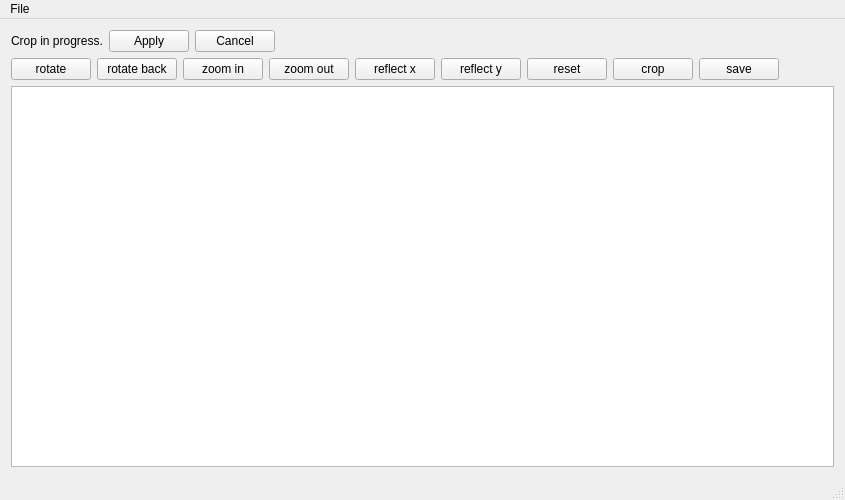
<?xml version="1.0" encoding="UTF-8"?>
<ui version="4.0">
 <class>MainWindow</class>
 <widget class="QMainWindow" name="MainWindow">
  <property name="geometry">
   <rect>
    <x>0</x>
    <y>0</y>
    <width>845</width>
    <height>500</height>
   </rect>
  </property>
  <property name="windowTitle">
   <string>MainWindow</string>
  </property>
  <widget class="QWidget" name="centralWidget">
   <layout class="QVBoxLayout" name="verticalLayout">
    <item>
     <widget class="QWidget" name="crop_notice" native="true">
      <layout class="QHBoxLayout" name="horizontalLayout_2">
       <property name="leftMargin">
        <number>0</number>
       </property>
       <property name="topMargin">
        <number>0</number>
       </property>
       <property name="rightMargin">
        <number>0</number>
       </property>
       <property name="bottomMargin">
        <number>0</number>
       </property>
       <item>
        <widget class="QLabel" name="label">
         <property name="text">
          <string>Crop in progress.</string>
         </property>
        </widget>
       </item>
       <item>
        <widget class="QPushButton" name="apply_crop">
         <property name="text">
          <string>Apply</string>
         </property>
        </widget>
       </item>
       <item>
        <widget class="QPushButton" name="cancel_crop">
         <property name="text">
          <string>Cancel</string>
         </property>
        </widget>
       </item>
       <item>
        <spacer name="horizontalSpacer_2">
         <property name="orientation">
          <enum>Qt::Horizontal</enum>
         </property>
         <property name="sizeHint" stdset="0">
          <size>
           <width>40</width>
           <height>20</height>
          </size>
         </property>
        </spacer>
       </item>
      </layout>
     </widget>
    </item>
    <item>
     <layout class="QHBoxLayout" name="horizontalLayout">
      <item>
       <widget class="QPushButton" name="rotate">
        <property name="text">
         <string>rotate</string>
        </property>
        <property name="autoRepeat">
         <bool>true</bool>
        </property>
        <property name="autoRepeatDelay">
         <number>100</number>
        </property>
        <property name="autoRepeatInterval">
         <number>20</number>
        </property>
       </widget>
      </item>
      <item>
       <widget class="QPushButton" name="rotate2">
        <property name="text">
         <string>rotate back</string>
        </property>
        <property name="autoRepeat">
         <bool>true</bool>
        </property>
        <property name="autoRepeatDelay">
         <number>100</number>
        </property>
        <property name="autoRepeatInterval">
         <number>20</number>
        </property>
       </widget>
      </item>
      <item>
       <widget class="QPushButton" name="zoom">
        <property name="text">
         <string>zoom in</string>
        </property>
        <property name="autoRepeat">
         <bool>true</bool>
        </property>
        <property name="autoRepeatDelay">
         <number>100</number>
        </property>
        <property name="autoRepeatInterval">
         <number>20</number>
        </property>
       </widget>
      </item>
      <item>
       <widget class="QPushButton" name="zoom2">
        <property name="text">
         <string>zoom out</string>
        </property>
        <property name="autoRepeat">
         <bool>true</bool>
        </property>
        <property name="autoRepeatDelay">
         <number>100</number>
        </property>
        <property name="autoRepeatInterval">
         <number>20</number>
        </property>
       </widget>
      </item>
      <item>
       <widget class="QPushButton" name="reflect_x">
        <property name="text">
         <string>reflect x</string>
        </property>
        <property name="autoRepeat">
         <bool>false</bool>
        </property>
        <property name="autoRepeatDelay">
         <number>100</number>
        </property>
        <property name="autoRepeatInterval">
         <number>20</number>
        </property>
       </widget>
      </item>
      <item>
       <widget class="QPushButton" name="reflect_y">
        <property name="text">
         <string>reflect y</string>
        </property>
        <property name="autoRepeat">
         <bool>false</bool>
        </property>
        <property name="autoRepeatDelay">
         <number>100</number>
        </property>
        <property name="autoRepeatInterval">
         <number>20</number>
        </property>
       </widget>
      </item>
      <item>
       <widget class="QPushButton" name="reset">
        <property name="text">
         <string>reset</string>
        </property>
       </widget>
      </item>
      <item>
       <widget class="QPushButton" name="crop">
        <property name="text">
         <string>crop</string>
        </property>
       </widget>
      </item>
      <item>
       <widget class="QPushButton" name="save">
        <property name="text">
         <string>save</string>
        </property>
       </widget>
      </item>
      <item>
       <spacer name="horizontalSpacer">
        <property name="orientation">
         <enum>Qt::Horizontal</enum>
        </property>
        <property name="sizeHint" stdset="0">
         <size>
          <width>40</width>
          <height>20</height>
         </size>
        </property>
       </spacer>
      </item>
     </layout>
    </item>
    <item>
     <widget class="QGraphicsView" name="graphicsView">
      <property name="acceptDrops">
       <bool>false</bool>
      </property>
      <property name="dragMode">
       <enum>QGraphicsView::ScrollHandDrag</enum>
      </property>
     </widget>
    </item>
   </layout>
  </widget>
  <widget class="QMenuBar" name="menuBar">
   <property name="geometry">
    <rect>
     <x>0</x>
     <y>0</y>
     <width>845</width>
     <height>23</height>
    </rect>
   </property>
   <widget class="QMenu" name="menuFile">
    <property name="title">
     <string>File</string>
    </property>
    <addaction name="action_open"/>
    <addaction name="action_add_image"/>
    <addaction name="action_save"/>
    <addaction name="action_save_as"/>
   </widget>
   <addaction name="menuFile"/>
  </widget>
  <widget class="QStatusBar" name="statusBar"/>
  <action name="action_open">
   <property name="text">
    <string>Open...</string>
   </property>
  </action>
  <action name="action_save">
   <property name="text">
    <string>Save</string>
   </property>
  </action>
  <action name="action_save_as">
   <property name="text">
    <string>Save as...</string>
   </property>
  </action>
  <action name="action_add_image">
   <property name="text">
    <string>Add image...</string>
   </property>
  </action>
 </widget>
 <layoutdefault spacing="6" margin="11"/>
 <resources/>
 <connections/>
</ui>
